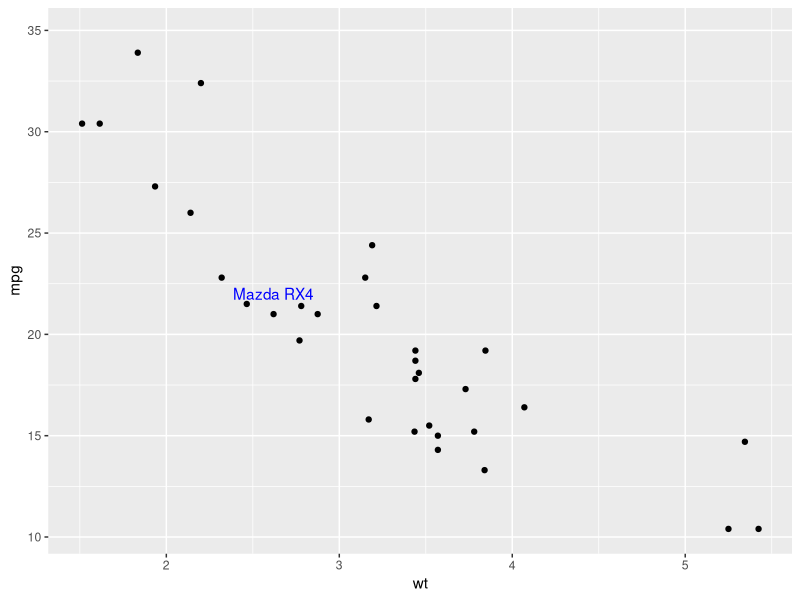
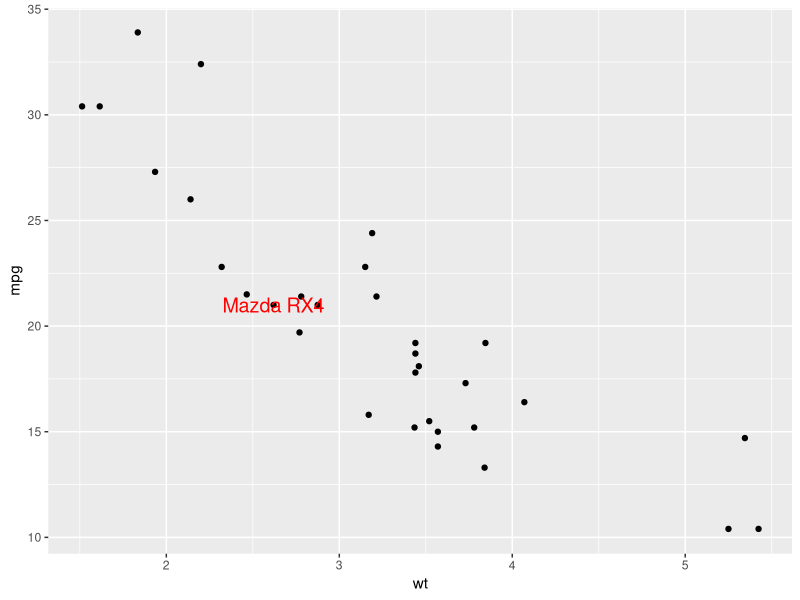

The R source for these figures, in order:
library(ggplot2)

# Cria um data frame com os dados e a anotação
mtcars_labeled <- mtcars
mtcars_labeled$label <- ifelse(rownames(mtcars) == "Mazda RX4", "Mazda RX4", NA)

# Gráfico com geom_text()
ggplot(mtcars_labeled, aes(x = wt, y = mpg)) +
  geom_point() +
  geom_text(aes(label = label), nudge_y = 1, color = "blue")


# Gráfico com annotate()
ggplot(mtcars, aes(x = wt, y = mpg)) +
  geom_point() +
  annotate("text", x = 2.62, y = 21, label = "Mazda RX4", color = "red", size = 5)
